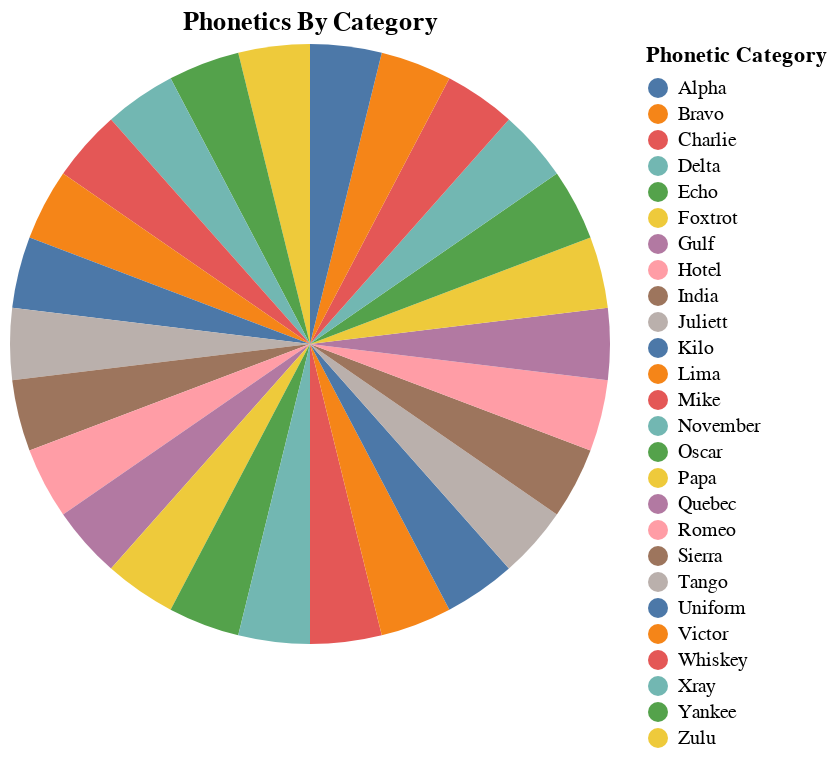

Notebook code for this chart:
### Code cell
fa_vega_lite_spec = fa_Pie_Graph['vega_lite']
fa_chart = altair.Chart.from_dict(fa_vega_lite_spec)
fa_chart

### Figure 1 — Vega-Lite specification as saved in the notebook (floating-point values rounded to 4 significant figures)
{"config": {"view": {"continuousWidth": 300, "continuousHeight": 300}}, "data": {"name": "data-b9d2e5d1a75bc3f7b118febfcac46730"}, "mark": {"type": "arc", "tooltip": true}, "datasets": {"data-b9d2e5d1a75bc3f7b118febfcac46730": [{"count": 1, "Phonetic Category": "Zulu"}, {"count": 1, "Phonetic Category": "Yankee"}, {"count": 1, "Phonetic Category": "Xray"}, {"count": 1, "Phonetic Category": "Whiskey"}, {"count": 1, "Phonetic Category": "Victor"}, {"count": 1, "Phonetic Category": "Uniform"}, {"count": 1, "Phonetic Category": "Tango"}, {"count": 1, "Phonetic Category": "Sierra"}, {"count": 1, "Phonetic Category": "Romeo"}, {"count": 1, "Phonetic Category": "Quebec"}, {"count": 1, "Phonetic Category": "Papa"}, {"count": 1, "Phonetic Category": "Oscar"}, {"count": 1, "Phonetic Category": "November"}, {"count": 1, "Phonetic Category": "Mike"}, {"count": 1, "Phonetic Category": "Lima"}, {"count": 1, "Phonetic Category": "Kilo"}, {"count": 1, "Phonetic Category": "Juliett"}, {"count": 1, "Phonetic Category": "India"}, {"count": 1, "Phonetic Category": "Hotel"}, {"count": 1, "Phonetic Category": "Gulf"}, {"count": 1, "Phonetic Category": "Foxtrot"}, {"count": 1, "Phonetic Category": "Echo"}, {"count": 1, "Phonetic Category": "Delta"}, {"count": 1, "Phonetic Category": "Charlie"}, {"count": 1, "Phonetic Category": "Bravo"}, {"count": 1, "Phonetic Category": "Alpha"}]}, "encoding": {"color": {"field": "Phonetic Category", "type": "nominal"}, "theta": {"field": "count", "type": "quantitative"}}, "title": "Phonetics By Category", "$schema": "https://vega.github.io/schema/vega-lite/v5.20.1.json"}
